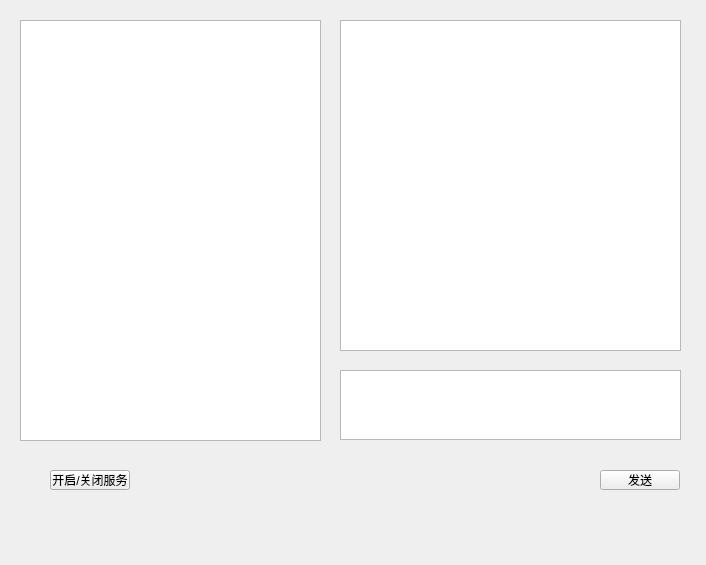
<?xml version="1.0" encoding="UTF-8"?>
<ui version="4.0">
 <class>MainWindow</class>
 <widget class="QMainWindow" name="MainWindow">
  <property name="geometry">
   <rect>
    <x>0</x>
    <y>0</y>
    <width>706</width>
    <height>565</height>
   </rect>
  </property>
  <property name="windowTitle">
   <string>MainWindow</string>
  </property>
  <widget class="QWidget" name="centralWidget">
   <widget class="QPushButton" name="pushButtonListen">
    <property name="geometry">
     <rect>
      <x>50</x>
      <y>470</y>
      <width>80</width>
      <height>20</height>
     </rect>
    </property>
    <property name="text">
     <string>开启/关闭服务</string>
    </property>
   </widget>
   <widget class="QTextBrowser" name="textBrowserChert">
    <property name="geometry">
     <rect>
      <x>340</x>
      <y>20</y>
      <width>341</width>
      <height>331</height>
     </rect>
    </property>
   </widget>
   <widget class="QTextEdit" name="textEditSend">
    <property name="geometry">
     <rect>
      <x>340</x>
      <y>370</y>
      <width>341</width>
      <height>70</height>
     </rect>
    </property>
   </widget>
   <widget class="QPushButton" name="pushButtonSend">
    <property name="geometry">
     <rect>
      <x>600</x>
      <y>470</y>
      <width>80</width>
      <height>20</height>
     </rect>
    </property>
    <property name="text">
     <string>发送</string>
    </property>
   </widget>
   <widget class="QTableView" name="tableView">
    <property name="geometry">
     <rect>
      <x>20</x>
      <y>20</y>
      <width>301</width>
      <height>421</height>
     </rect>
    </property>
   </widget>
  </widget>
 </widget>
 <layoutdefault spacing="6" margin="11"/>
 <resources/>
 <connections/>
</ui>
